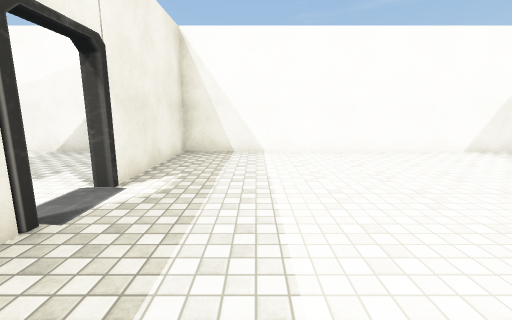
[1] (above)

20 first-person views from a walk through a 3-D level made in the Unity game engine. The camera is 1.4 m above the floor, tilts 10° down and sees 90° across. Doors are open. The floor is counted in squares, 1.2 m on a side. Each view is taken from the middle of a square. On the plan, view 1 faces up. The plan holds only what a view shows up to about 12 squares ahead; the rest is blank. The player is left out. Some surface patterns are stand-ins.

[2]
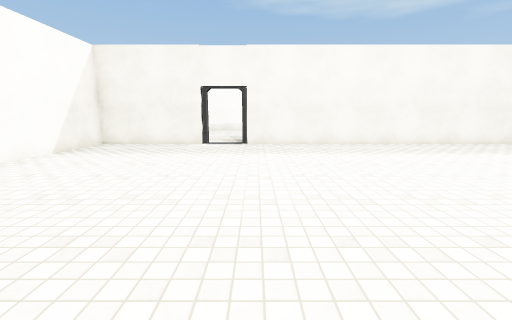

[3]
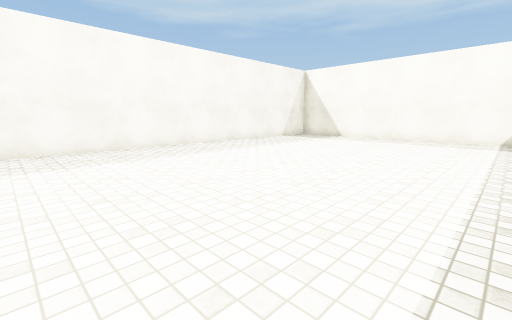

[4]
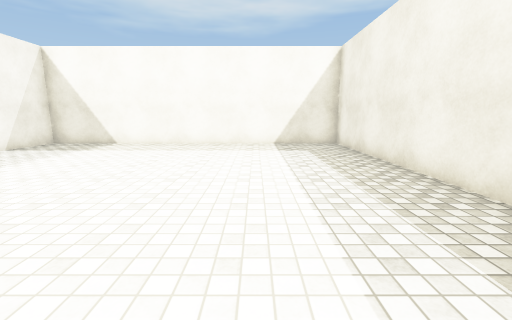

[5]
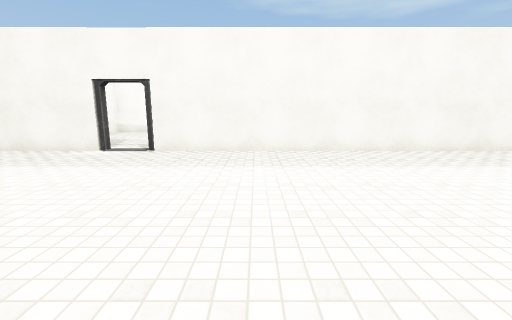

[6]
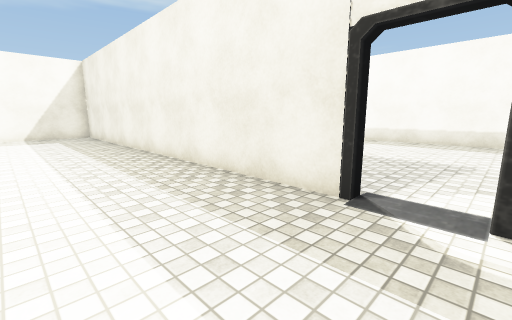

[7]
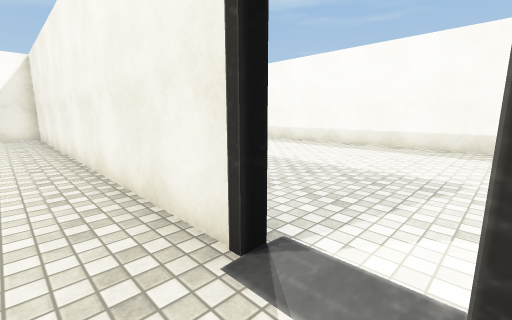

[8]
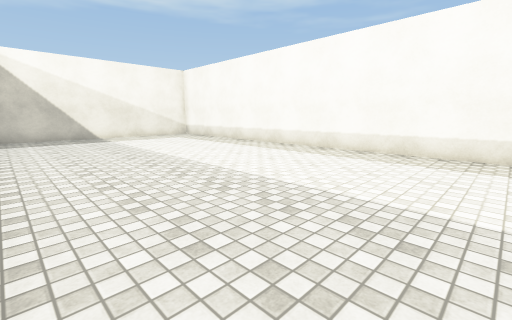

[9]
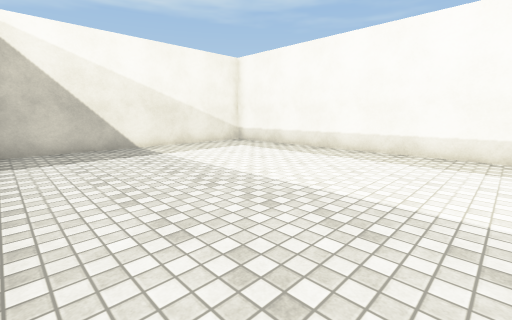

[10]
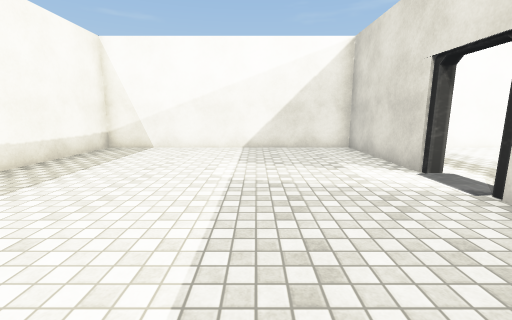

[11]
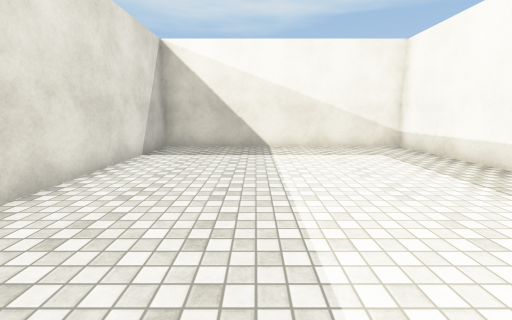

[12]
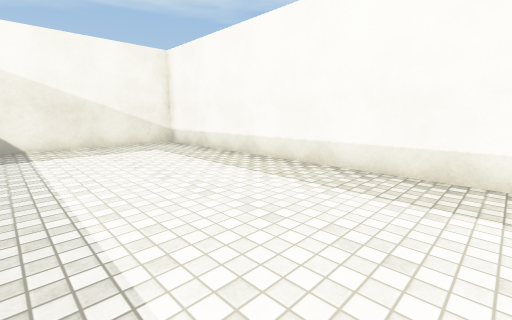

[13]
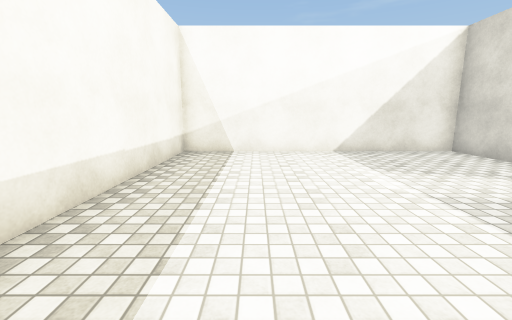

[14]
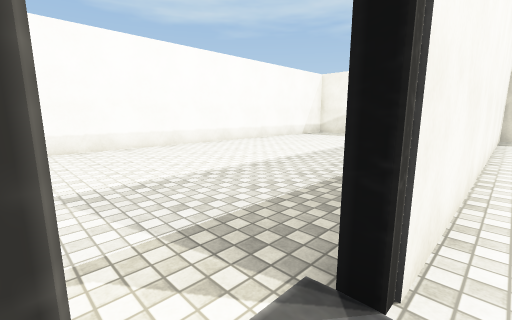

[15]
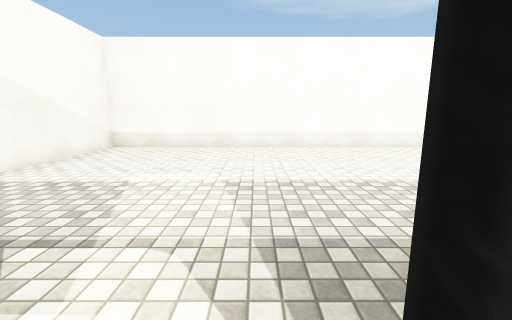

[16]
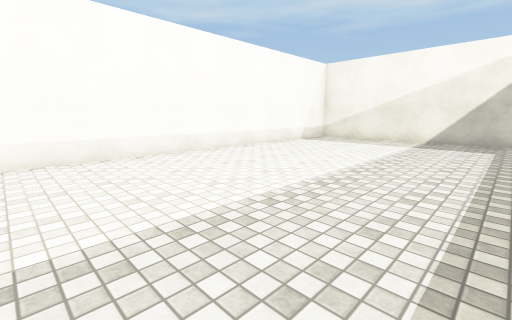

[17]
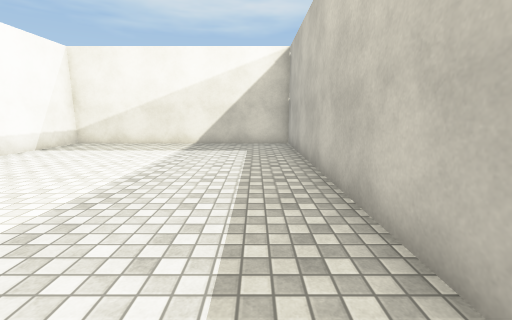

[18]
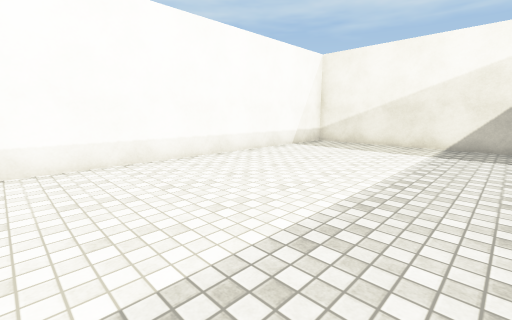

[19]
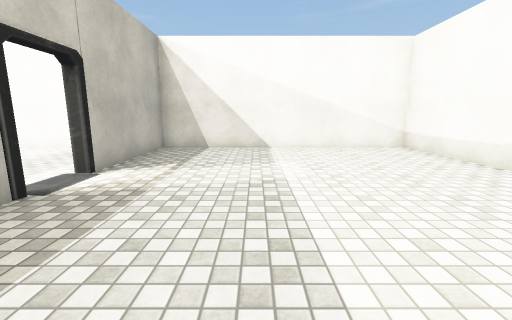

[20]
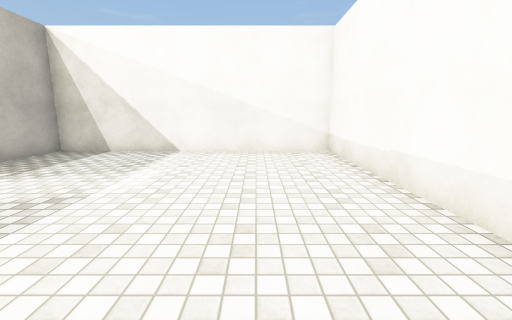

### Floor plan
Points are (right, up) in squares from view 1. A wall is a line through its corners. A room is listed if a view was taken in it or the views show most of it. See-through windows are left out.
Room 1 (views 1, 2, 3, 4, 5, 6, 7, 14, 15)
walls: (-2.3, 2.6) (-2.3, -11.5) (9.4, -11.5) (9.4, 2.6); (9.4, 3.9) (9.4, 8.2) (-2.3, 8.2) (-2.3, 3.9)
ways out: opening at (-2, 3) to room 2; opening at (10, 3) to room 3
Room 2 (views 8, 9, 10, 11, 12, 13)
walls: (-2.6, 3.9) (-2.6, 8.2) (-11.3, 8.2) (-11.3, -11.5) (-2.6, -11.5) (-2.6, -5.2)
ways out: opening at (-2, 3) to room 1
Room 3 (views 16, 17, 18, 19, 20)
walls: (9.7, -2.1) (9.7, -11.5) (18.4, -11.5) (18.4, 8.2) (9.7, 8.2) (9.7, 3.9); (9.7, 2.6) (9.7, 2.1)
ways out: opening at (10, 3) to room 1

Positions as (right, up) in squares from view 1, and headings:
1: (0, 0), facing up
2: (-1, 2), facing right
3: (0, 2), facing down-right
4: (1, -1), facing down
5: (1, -1), facing right
6: (1, 4), facing down-left
7: (-1, 4), facing down-left
8: (-3, 3), facing down-left
9: (-3, -2), facing down-left
10: (-6, -1), facing up
11: (-6, -2), facing down
12: (-6, -1), facing down-left
13: (-9, 0), facing up
14: (9, 4), facing down-right
15: (9, 3), facing right
16: (11, 1), facing down-right
17: (11, -1), facing down
18: (12, -1), facing down-right
19: (13, -1), facing up
20: (16, 0), facing up
